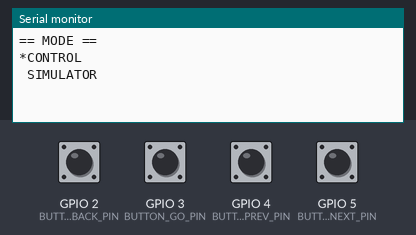
A sketch run on a simulated ESP32. On the bench: the last lines printed to the serial monitor. Inputs (shaded band) come from the test bench; at power-on: GPIO 2 (BUTTON_BACK_PIN), GPIO 3 (BUTTON_GO_PIN), GPIO 4 (BUTTON_PREV_PIN), GPIO 5 (BUTTON_NEXT_PIN) HIGH.

Above: at 1.2 s.
1.3 s: GPIO 3 (BUTTON_GO_PIN) pulled LOW for 0.15 s
At 2.2 s:
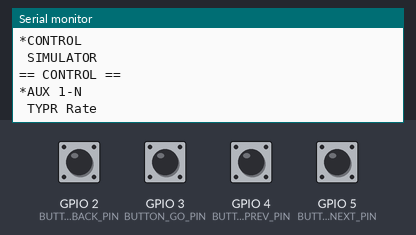
2.9 s: GPIO 4 (BUTTON_PREV_PIN) pulled LOW for 0.15 s
At 3.3 s:
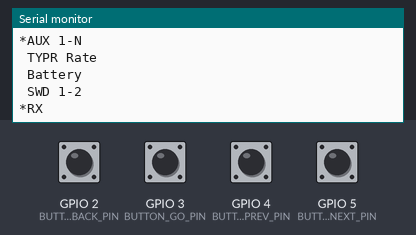
4.5 s: GPIO 5 (BUTTON_NEXT_PIN) pulled LOW for 1 s
At 6.2 s:
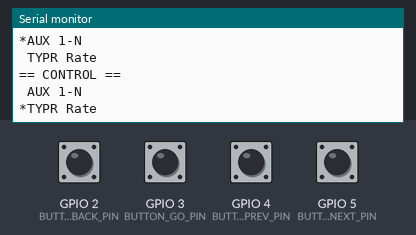
7.0 s: GPIO 5 (BUTTON_NEXT_PIN) pulled LOW for 0.15 s
At 7.7 s:
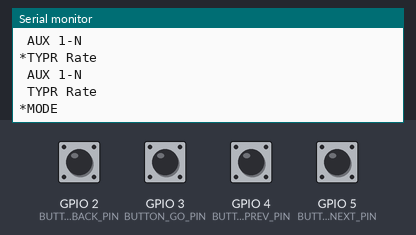
8.6 s: GPIO 4 (BUTTON_PREV_PIN) pulled LOW for 1 s
At 8.9 s:
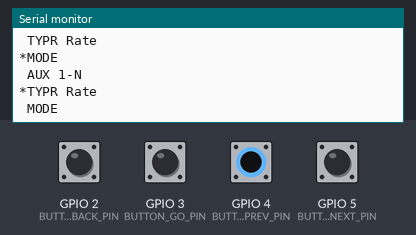
11.1 s: GPIO 4 (BUTTON_PREV_PIN) pulled LOW for 1 s
At 12.4 s:
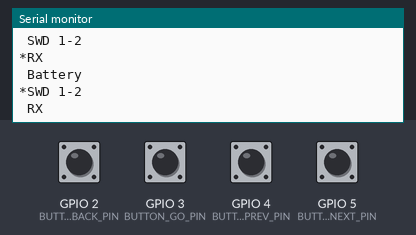

The sketch:

AffoFly_Menu.ino
```cpp
#define SCREEN_MAX_ROWS             3
#define SCREEN_MENU_HEADER_ROWS     1

#define BUTTON_BACK_PIN   2
#define BUTTON_GO_PIN     3
#define BUTTON_PREV_PIN   4
#define BUTTON_NEXT_PIN   5

#define MENU_ID_TOP_CONTROL         10
#define MENU_ID_TOP_SIMULATOR       11
#define MENU_ID_TOP_TRAINER         12
#define MENU_ID_TOP_STUDENT         13
#define MENU_ID_TOP_SETTING         14

#define MENU_ID_CONTROL_AUX         20
#define MENU_ID_CONTROL_TYPR        21
#define MENU_ID_CONTROL_MODE        22
#define MENU_ID_CONTROL_BATTERY     23
#define MENU_ID_CONTROL_SWD         24
#define MENU_ID_CONTROL_RX          25

#define MENU_ID_SETTING_TX          30
#define MENU_ID_SETTING_RX          31
#define MENU_ID_SETTING_DATA_RST    32
#define MENU_ID_SETTING_SOFT_RST    33

#define MENU_ID_RX_0                40
#define MENU_ID_RX_1                41
#define MENU_ID_RX_2                42
#define MENU_ID_RX_3                43
#define MENU_ID_RX_4                44
#define MENU_ID_RX_5                45
#define MENU_ID_RX_6                46
#define MENU_ID_RX_7                47
#define MENU_ID_RX_8                48
#define MENU_ID_RX_9                49

#define MENU_ID_RX_SETTING_SELECT   50
#define MENU_ID_RX_SETTING_RENAME   51
#define MENU_ID_RX_SETTING_BIND     52
#define MENU_ID_RX_SETTING_TOKEN    53
#define MENU_ID_RX_SETTING_CHANNEL  54

#define MENU_ID_RX_RENAME_OK        60

#define RX_NAME_MAX_LEN             12

#define ITEM_EDIT_NOT_SELECTED      100
#define NULL_CHAR                   '\0'


typedef struct menu_node_item {
  uint8_t Id;
  char* Menu;
  struct menu_node* Item;
  bool Selectable;
} MenuNodeItem;

typedef struct menu_node {
  char* Title;
  menu_node* Prev;
  MenuNodeItem* Items;
  uint8_t Index;
  uint8_t ScrollIndex;
  uint8_t ItemCount;
  uint8_t ParentId;
  char* ParentMenu;
  void (*ExecFunc)(bool);
} MenuNode;

typedef struct menu_item_edit {
  char Value[RX_NAME_MAX_LEN + 1];
  uint8_t Index;
} MenuItemEdit;


const char allowed_chars[] = "abcdefghijklmnopqrstuvwxyzABCDEFGHIJKLMNOPQRSTUVWXYZ0123456789 -_:*";

// Top menu items
const char menu_top_title[] = "MODE";   // Menu title
const char menu_top_0[] = "CONTROL";
const char menu_top_1[] = "SIMULATOR";
const char menu_top_2[] = "TRAINER";
const char menu_top_3[] = "STUDENT";
const char menu_top_4[] = "SETTING";

// Control menu items
const char menu_control_title[] = "CONTROL";
const char menu_control_0[] = "AUX 1-N";    // when IsTrimming == false
const char menu_control_1[] = "TYPR Rate";  // when IsTrimming == true
const char menu_control_2[] = "MODE";
const char menu_control_3[] = "Battery";
const char menu_control_4[] = "SWD 1-2";
const char menu_control_5[] = "RX";

// Setting menu items
const char menu_setting_title[] = "SETTING";
const char menu_setting_0[] = "TX_UniqueId";
const char menu_setting_1[] = "RX Selection";
const char menu_setting_2[] = "Data Reset";
const char menu_setting_3[] = "Soft Reset/Restart";

// TX_UniqueId menu items


// RX meu items
const char menu_rx_title[] = "RX";
char menu_rx[][RX_NAME_MAX_LEN + 1] = {"RX1 Name", "RX2 Name", "RX3 Name", "RX4 Name", "RX5 Name", "RX6 Name", "RX7 Name", "RX8 Name", "RX9 Name", "RX10 Name"};


// RX setting menu items
const char menu_rx_setting_0[] = "Select";
const char menu_rx_setting_1[] = "Rename";
const char menu_rx_setting_2[] = "Bind";


MenuNode* topMenu;
MenuNode* currentMenu;
MenuNode* rxSettingTemplate;
MenuNode* rxRenameTemplate;
MenuItemEdit itemEdit;
char rx_token[] = "25431";
char rx_channel[] = "3";
int inputVal;

void setup() {
  // put your setup code here, to run once:
  Serial.begin(115200);

  pinMode(BUTTON_BACK_PIN, INPUT_PULLUP);
  pinMode(BUTTON_GO_PIN, INPUT_PULLUP);
  pinMode(BUTTON_PREV_PIN, INPUT_PULLUP);
  pinMode(BUTTON_NEXT_PIN, INPUT_PULLUP);

  setupMenu();

  showMenu(currentMenu);
}

void setupMenu()  {
  MenuNode* controlMenu;
  MenuNode* settingMenu;
  MenuNode* rxMenu;

  // Top menu --------------------
  topMenu = (MenuNode*)malloc(sizeof(MenuNode));
  initMenuNode(topMenu, menu_top_title, 5);
  initMenuNodeItem(topMenu->Items, 0, MENU_ID_TOP_CONTROL, menu_top_0);
  initMenuNodeItem(topMenu->Items, 1, MENU_ID_TOP_SIMULATOR, menu_top_1);
  initMenuNodeItem(topMenu->Items, 2, MENU_ID_TOP_TRAINER, menu_top_2);
  initMenuNodeItem(topMenu->Items, 3, MENU_ID_TOP_STUDENT, menu_top_3);
  initMenuNodeItem(topMenu->Items, 4, MENU_ID_TOP_SETTING, menu_top_4);

  currentMenu = topMenu;  // Top menu is seleted by default

  // Control menu --------------------
  controlMenu = (MenuNode*)malloc(sizeof(MenuNode));
  initMenuNode(controlMenu, menu_control_title, 6);
  initMenuNodeItem(controlMenu->Items, 0, MENU_ID_CONTROL_AUX, menu_control_0);
  initMenuNodeItem(controlMenu->Items, 1, MENU_ID_CONTROL_TYPR, menu_control_1);
  initMenuNodeItem(controlMenu->Items, 2, MENU_ID_CONTROL_MODE, menu_control_2);
  initMenuNodeItem(controlMenu->Items, 3, MENU_ID_CONTROL_BATTERY, menu_control_3);
  initMenuNodeItem(controlMenu->Items, 4, MENU_ID_CONTROL_SWD, menu_control_4);
  initMenuNodeItem(controlMenu->Items, 5, MENU_ID_CONTROL_RX, menu_control_5);
  controlMenu->Prev = topMenu;  // Link back to the previous menu node
  topMenu->Items[0].Item = controlMenu;  // Link with the menu item in the previous menu node

  // Setting menu ---------------------
  settingMenu = (MenuNode*)malloc(sizeof(MenuNode));
  initMenuNode(settingMenu, menu_setting_title, 4);
  initMenuNodeItem(settingMenu->Items, 0, MENU_ID_SETTING_TX, menu_setting_0);
  initMenuNodeItem(settingMenu->Items, 1, MENU_ID_SETTING_RX, menu_setting_1);
  initMenuNodeItem(settingMenu->Items, 2, MENU_ID_SETTING_DATA_RST, menu_setting_2);
  initMenuNodeItem(settingMenu->Items, 3, MENU_ID_SETTING_SOFT_RST, menu_setting_3);
  settingMenu->Prev = topMenu;  // Link back to the previous menu node
  topMenu->Items[4].Item = settingMenu;  // Link with the menu item in the previous menu node

  // RX Selection menu ----------------
  rxMenu = (MenuNode*)malloc(sizeof(MenuNode));
  initMenuNode(rxMenu, menu_rx_title, 10);
  initMenuNodeItem(rxMenu->Items, 0, MENU_ID_RX_0, menu_rx[0]);
  initMenuNodeItem(rxMenu->Items, 1, MENU_ID_RX_1, menu_rx[1]);
  initMenuNodeItem(rxMenu->Items, 2, MENU_ID_RX_2, menu_rx[2]);
  initMenuNodeItem(rxMenu->Items, 3, MENU_ID_RX_3, menu_rx[3]);
  initMenuNodeItem(rxMenu->Items, 4, MENU_ID_RX_4, menu_rx[4]);
  initMenuNodeItem(rxMenu->Items, 5, MENU_ID_RX_5, menu_rx[5]);
  initMenuNodeItem(rxMenu->Items, 6, MENU_ID_RX_6, menu_rx[6]);
  initMenuNodeItem(rxMenu->Items, 7, MENU_ID_RX_7, menu_rx[7]);
  initMenuNodeItem(rxMenu->Items, 8, MENU_ID_RX_8, menu_rx[8]);
  initMenuNodeItem(rxMenu->Items, 9, MENU_ID_RX_9, menu_rx[9]);
  rxMenu->Prev = settingMenu;  // Link back to the previous menu node
  settingMenu->Items[1].Item = rxMenu;  // Link with the menu item in the previous menu node

  // RX Setting template --------------------
  rxSettingTemplate = (MenuNode*)malloc(sizeof(MenuNode));
  initMenuNode(rxSettingTemplate, "", 5);
  initMenuNodeItem(rxSettingTemplate->Items, 0, MENU_ID_RX_SETTING_SELECT, menu_rx_setting_0);
  initMenuNodeItem(rxSettingTemplate->Items, 1, MENU_ID_RX_SETTING_RENAME, menu_rx_setting_1);
  initMenuNodeItem(rxSettingTemplate->Items, 2, MENU_ID_RX_SETTING_BIND, menu_rx_setting_2);
  initMenuNodeItemWithSelectable(rxSettingTemplate->Items, 3, MENU_ID_RX_SETTING_TOKEN, rx_token, false);
  initMenuNodeItemWithSelectable(rxSettingTemplate->Items, 4, MENU_ID_RX_SETTING_CHANNEL, rx_channel, false);
  rxSettingTemplate->Prev = rxMenu;  // Link back to the previous menu node

  // RX Rename template ---------------------
  rxRenameTemplate = (MenuNode*)malloc(sizeof(MenuNode));
  initMenuNode(rxRenameTemplate, "", 0);
  rxRenameTemplate->ExecFunc = showRxRename;
  rxRenameTemplate->Prev = rxSettingTemplate;  // Link back to the previous menu node

  itemEdit.Index = ITEM_EDIT_NOT_SELECTED;
}

void initMenuNode(MenuNode* node, char* title, uint8_t itemCount) {
  node->Title = title;
  node->Index = 0;
  node->ScrollIndex = 0;
  node->ItemCount = itemCount;
  node->ParentId = 0;
  node->ParentMenu = NULL;
  node->Prev = NULL;
  node->ExecFunc = NULL;
  node->Items = (MenuNodeItem*)malloc(itemCount * sizeof(MenuNodeItem));
}

void initMenuNodeItem(MenuNodeItem* items, uint8_t index, uint8_t id, char* menu)  {
  MenuNodeItem* nodeItem = &items[index];
  nodeItem->Id = id;
  nodeItem->Menu = menu;
  nodeItem->Item = NULL;
  nodeItem->Selectable = true;
}

void initMenuNodeItemWithSelectable(MenuNodeItem* items, uint8_t index, uint8_t id, char* menu, bool selectable)  {
  MenuNodeItem* nodeItem = &items[index];
  initMenuNodeItem(items, index, id, menu);
  nodeItem->Selectable = selectable;
}

void showMenu(MenuNode* node)  {
  showMenu(node, true);
}

void showMenu(MenuNode* node, bool printLine)  {
  if (node) {
    int totalLines = node->ItemCount + SCREEN_MENU_HEADER_ROWS;
    int printStartIndex = node->ScrollIndex;
    int printEndIndex = printStartIndex + SCREEN_MAX_ROWS - 1;

    if (printStartIndex < 0)  {
      printStartIndex = 0;
    }

    if (printStartIndex == 0) {
      Serial.print("== ");
      if (node->ParentMenu) {
        Serial.print(node->ParentMenu);
      }
      else  {
        Serial.print(node->Title);
      }
      Serial.println(" =="); // print Title first
    }

    for (int i = 0; i < node->ItemCount; i++) {
      if ((i + 1) >= printStartIndex && (i + 1) <= printEndIndex) {
        if (node->Index == i && node->Items[i].Selectable) {
          Serial.print("*");
        }
        else  {
          Serial.print(" ");
        }

        Serial.println(node->Items[i].Menu); // print each menu item
      }
    }
  }
  else  {
    Serial.println("Menu not set!");
  }

  if (printLine)  {
    Serial.println(""); // print an empty line
  }
}

void navigateMenu(MenuNode* node, int8_t upOrDown) {
  bool itemEditMode = false;

  if (node) {
    if (itemEdit.Index == ITEM_EDIT_NOT_SELECTED) {
      if (upOrDown == 1)  {
        node->Index++;
        if (node->Index >= node->ItemCount) {
          node->Index = 0;
        }

        // work out the new ScrollIndex for the pagination
        if (node->Index == 0) {
          node->ScrollIndex = 0;
        }
        else if (node->Index >= (node->ScrollIndex - SCREEN_MENU_HEADER_ROWS) &&
            node->Index < ((node->ScrollIndex - SCREEN_MENU_HEADER_ROWS) + SCREEN_MAX_ROWS)) {
              // do nothing
        }
        else  {
          node->ScrollIndex++;
        }
      }
      else if (upOrDown == -1)  {
        if (node->Index == 0)  {
          node->Index = node->ItemCount - 1;
        }
        else  {
          node->Index--;
        }

        // work out the new ScrollIndex for the pagination
        if (node->Index == 0) {
          node->ScrollIndex = 0;
        }
        else if (node->Index >= (node->ScrollIndex - SCREEN_MENU_HEADER_ROWS) &&
            node->Index < ((node->ScrollIndex - SCREEN_MENU_HEADER_ROWS) + SCREEN_MAX_ROWS)) {
              // do nothing
        }
        else  {
          if (node->ScrollIndex == 0)  {
            node->ScrollIndex = node->ItemCount - SCREEN_MAX_ROWS + SCREEN_MENU_HEADER_ROWS;
          }
          else  {
            node->ScrollIndex--;
          }
        }
      }
    }
    else  {
      itemEditMode = true;
      itemEdit.Value[itemEdit.Index] = getNextAllowedChar(itemEdit.Value[itemEdit.Index], upOrDown);
    }

    showMenu(node, !itemEditMode);  // print menu

    if (node->ExecFunc) {
      node->ExecFunc(false);
    }
  }
}

uint8_t getNextAllowedChar(uint8_t ch, int8_t upOrDown) {
  uint8_t len = strlen(allowed_chars);
  char *pch = strchr(allowed_chars, ch);
  uint8_t index = 0;

  if (pch)  {
    index = (pch - allowed_chars);

    if (upOrDown == 1) { // up
      if (index >= len - 1) {
        index = 0;
      }
      else  {
        index++;
      }
    }
    else  { // down
      if (index == 0)  {
        index = len - 1;
      }
      else  {
        index--;
      }
    }
  }
  return allowed_chars[index];
}

void selectMenu() {
  if (currentMenu) {
    if (itemEdit.Index == ITEM_EDIT_NOT_SELECTED) {
      MenuNode* temp = NULL;

      uint8_t menuId = 0;
      char* title;

      for (int i = 0; i < currentMenu->ItemCount; i++) {
        if (currentMenu->Index == i && currentMenu->Items[i].Selectable) {
          temp = currentMenu->Items[i].Item;
          menuId = currentMenu->Items[i].Id;
          title = currentMenu->Items[i].Menu;
        }
      }

      if (temp) {
        currentMenu = temp;
        currentMenu->Index = 0;  // resetting use's selection in the previous visit to the menu
        currentMenu->ScrollIndex = 0;

        showMenu(currentMenu);  // print menu
      }
      else  { // No more sub-menu. Take action now
        handleMenu(menuId, title); // Id distinguishes each menu
      }
    }
    else  {
      showMenu(currentMenu, false);  // print menu

      itemEdit.Index++;
      if (itemEdit.Index >= RX_NAME_MAX_LEN)  {
        itemEdit.Index = 0;
        // save the data
        if (currentMenu->ExecFunc)  {
          currentMenu->ExecFunc(true);
        }
      }
      else  {
        if (currentMenu->ExecFunc)  {
          currentMenu->ExecFunc(false);
        }
      }
    }
  }
}

void handleMenu(uint8_t menuId, char* title) {
  if (menuId >= MENU_ID_RX_0 && menuId <= MENU_ID_RX_9) { // RX Name item has been selected
    rxSettingTemplate->ParentId = menuId;
    rxSettingTemplate->ParentMenu = title;
    currentMenu = rxSettingTemplate;
    currentMenu->Index = 0;  // resetting use's selection in the previous visit to the menu
    currentMenu->ScrollIndex = 0;  // resetting use's selection in the previous visit to the menu

    showMenu(currentMenu);  // print menu
  }
  else if (menuId == MENU_ID_RX_SETTING_RENAME) {
    rxRenameTemplate->ParentId = rxRenameTemplate->ParentId;
    rxRenameTemplate->ParentMenu = rxSettingTemplate->ParentMenu;
    currentMenu = rxRenameTemplate;
    currentMenu->Index = 0;  // resetting use's selection in the previous visit to the menu
    currentMenu->ScrollIndex = 0;  // resetting use's selection in the previous visit to the menu

    showMenu(currentMenu, false);  // print menu

    if (itemEdit.Index == ITEM_EDIT_NOT_SELECTED) {
      strcpy(itemEdit.Value, rxRenameTemplate->ParentMenu);
      itemEdit.Index = 0;
    }

    showRxRename(false);
  }
  else  {
    switch (menuId) {
      case MENU_ID_CONTROL_AUX:
//        Serial.println("Action: Control -> AUX");
        break;
      case MENU_ID_CONTROL_TYPR:
//        Serial.println("Action: Control -> TYPR");
        break;
      case MENU_ID_CONTROL_MODE:
//        Serial.println("Action: Control -> MODE");
        break;
      case MENU_ID_CONTROL_BATTERY:
//        Serial.println("Action: Control -> BATTERY");
        break;
      case MENU_ID_CONTROL_SWD:
//        Serial.println("Action: Control -> SWD");
        break;
      case MENU_ID_CONTROL_RX:
//        Serial.println("Action: Control -> RX");
        break;
      case MENU_ID_RX_RENAME_OK:
        strcpy(rxRenameTemplate->ParentMenu, title);
        break;
    }
  }
//  Serial.println(""); // print an empty line
}

void showRxRename(bool saveMode) {
  if (saveMode) {
    handleMenu(MENU_ID_RX_RENAME_OK, itemEdit.Value);  // save the RX name from the user
    goBackMenu();
  }
  else  {
    Serial.println(itemEdit.Value);

    uint8_t i = 0;

    while (i < itemEdit.Index)  {
      Serial.print(" ");
      i++;
    }

    Serial.println("-");
  }
}

void goBackMenu() {
  if (currentMenu) {
    itemEdit.Index = ITEM_EDIT_NOT_SELECTED;

    if (currentMenu->Prev) {
      currentMenu = currentMenu->Prev;
    }
    showMenu(currentMenu);  // print menu
  }
}

void SerialWriteNum(uint32_t num, bool newLine) {
  char str[10];
  ltoa(num, str, 10);

  if (newLine)  {
    Serial.println(str);
  }
  else  {
    Serial.print(str);
  }
}

void loop() {
  // put your main code here, to run repeatedly:
  bool pressed = false;

  inputVal = digitalRead(BUTTON_BACK_PIN);
  if (inputVal == LOW) {
    pressed = true;
    goBackMenu();
  }

  inputVal = digitalRead(BUTTON_GO_PIN);
  if (inputVal == LOW) {
    pressed = true;
    selectMenu();
  }

  inputVal = digitalRead(BUTTON_PREV_PIN);
  if (inputVal == LOW) {
    pressed = true;
    navigateMenu(currentMenu, -1);
  }

  inputVal = digitalRead(BUTTON_NEXT_PIN);
  if (inputVal == LOW) {
    pressed = true;
    navigateMenu(currentMenu, 1);
  }

  if (pressed)  {
    delay(500);
  }
}
```

Measured:
- after the input at 1.3 s, the serial monitor: prints a new line at once (image 1)
- after the input at 2.9 s, the serial monitor: prints a new line at once (image 2)
- after the input at 4.5 s, the serial monitor: prints a new line at once (image 3)
- after the input at 7.0 s, the serial monitor: prints a new line at once (image 4)
- after the input at 8.6 s, the serial monitor: prints a new line at once (image 5)
- after the input at 11.1 s, the serial monitor: prints a new line at once (image 6)
